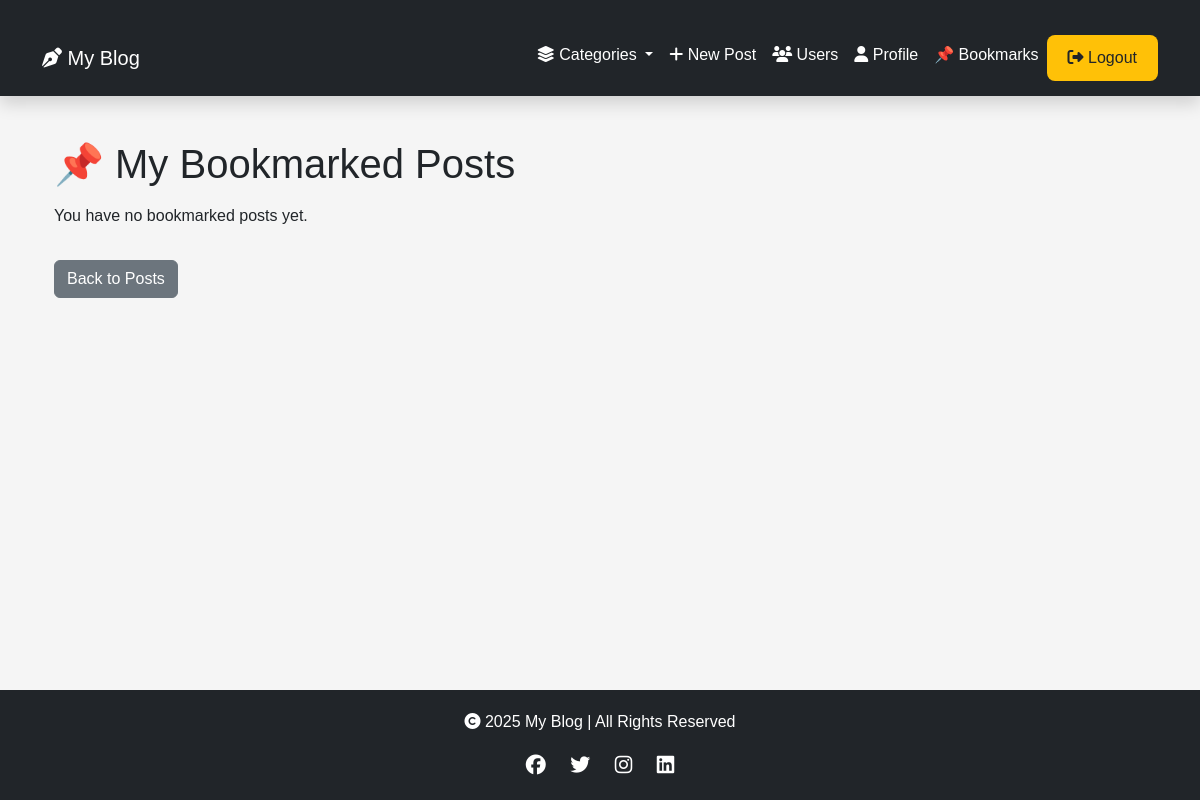
Before: /bookmarks/ (signed in) with the older database file.
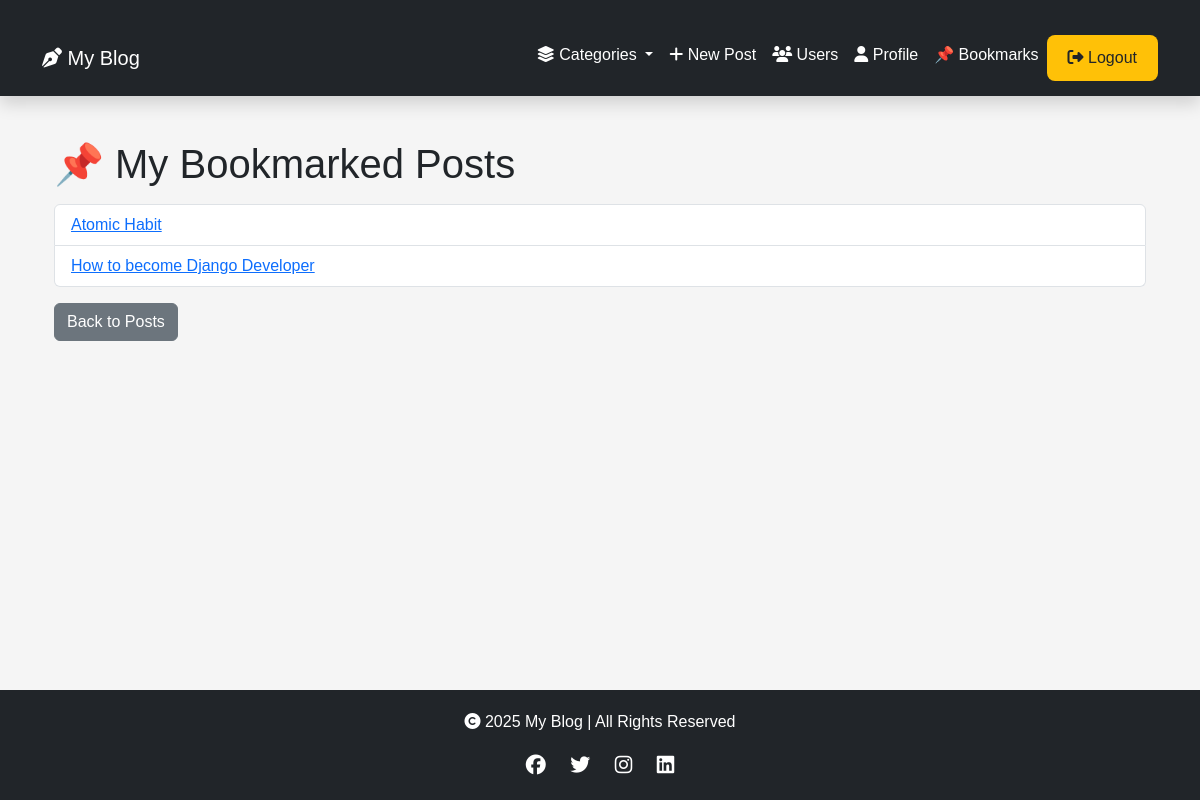
After: the same page with the newer database file.
### blog/models.py (models this page shows, shortened)
class Post(models.Model):
    title = models.CharField(max_length=200)
    slug = models.SlugField(unique=True, blank=True)
    content = models.TextField()
    image = models.ImageField(upload_to='post_images/', null=True, blank=True)
    user = models.ForeignKey(User, on_delete=models.CASCADE, related_name='posts')
    category = models.ForeignKey(Category, on_delete=models.SET_NULL, null=True, blank=True)
    created_at = models.DateTimeField(auto_now_add=True)
    updated_at = models.DateTimeField(auto_now=True)
    class Meta:
        ordering = ['-created_at']  # Newest posts first
    def get_absolute_url(self):
        return reverse('post_detail', kwargs={'slug': self.slug})

### blog/views.py (the view)
# urls.py: path('bookmarks/', views.bookmarks_list, name='bookmarks_list'),
@login_required
def bookmarks_list(request):
    bookmarks = Bookmark.objects.filter(user=request.user)
    posts = [bookmark.post for bookmark in bookmarks]  # Get the bookmarked posts
    return render(request, 'blog/bookmarks_list.html', {'posts': posts})

### blog/context_processors.py (called while the page is built)
def categories_processor(request):
    return {'categories': Category.objects.all()}

### blog/templates/blog/bookmarks_list.html (shortened to what this page needs)
{% extends "base.html" %}
{% block content %}
<div class="container mt-4">
    <h1>📌 My Bookmarked Posts</h1>
    {% if posts %}
        <ul class="list-group mt-3">
            {% for post in posts %}
                <li class="list-group-item">
                    <a href="{{ post.get_absolute_url }}">{{ post.title }}</a>
                </li>
            {% endfor %}
        </ul>
    {% else %}
        <p class="mt-3">You have no bookmarked posts yet.</p>
    {% endif %}
    <a href="{% url 'post_list' %}" class="btn btn-secondary mt-3">Back to Posts</a>
</div>
{% endblock %}

Changed rows visible on the page:
now on this page (row edited): Post: title "Atomic Habit"
added Post: title "How to become Django Developer"
Other visible differences:
text no longer shown: "You have no bookmarked posts yet."
